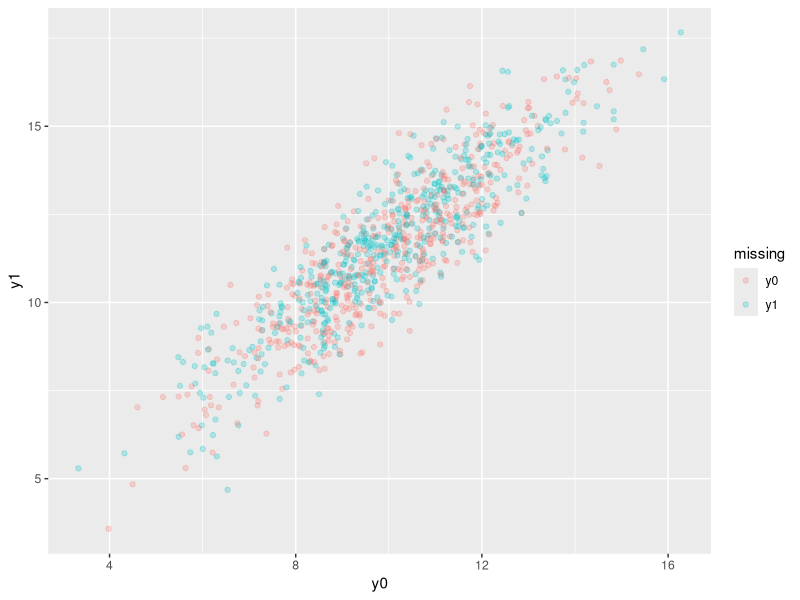

The R source for this figure:
## ---- chunk 1
# This is R code
# Code and results will be shown in the compiled document

# Set seed for reproduciblity
set.seed(1492)

# Let's made a simple calculation
# assuming the following model
# Y0 ~ Norm(10,2)
# Y1 = Y0 + \tau + epsilon_i
# epsilon ~ Norm(0,1)
# tau = 1.5

n <- 1000
epsilon <- rnorm(n)
y0 <- rnorm(n, mean = 10, sd = 2)
y1 <- y0 + 1.5 + epsilon

# Now, let's calculate the ATE
# These two ways are equivalent (why?)

mean(y1-y0)
mean(y1) - mean(y0)

# Now, let's create one possible random assignment vector
# for a binary treatment with p=0.5
d <- rbinom(n, 1, 0.5)

# Let's create the observed outcome variable, using the switching equation
y <- y1*d+(1-d)*y0

# Now, let's approximate the ATE with a difference-in-means
# Think: why cannot we simply use mean(y1-y0 anymore?)
# Think: why does this ATEhat differs from the ATE calculated above?

mean(y[d==1]) - mean(y[d==0])
## ---- chunk 2
# Simple plot example
# First, let's combine our data in a single data.frame

data <- data.frame(y1,y0,y,d)
data$missing <- ifelse(d==1, "y0","y1")

library(ggplot2) # Load ggplot2 package

# Create a scatterplot, highlighting observed vs missing outcomes
ggplot(data, aes(x = y0, y = y1, color = missing)) +
  geom_point(alpha = 0.25)
